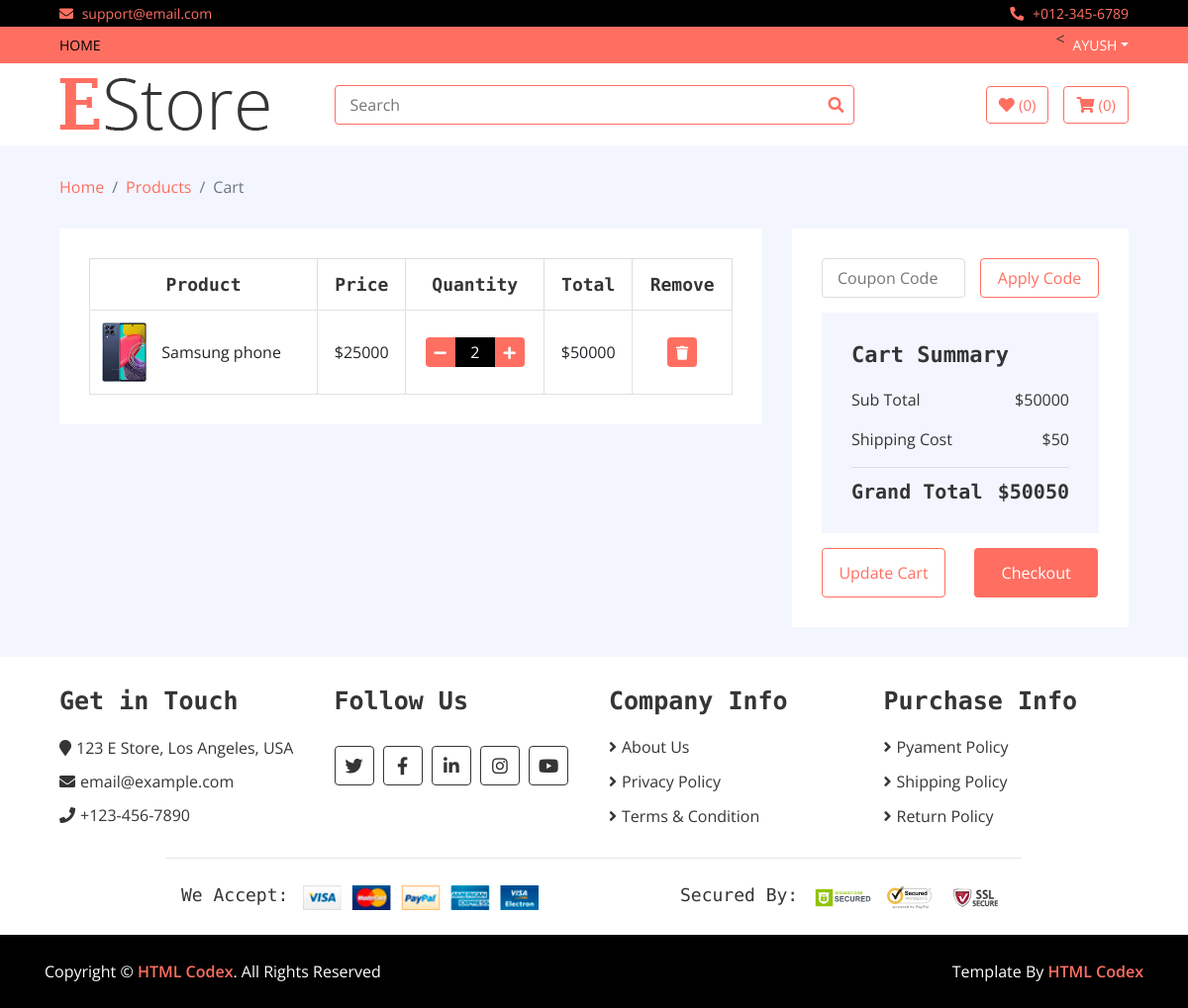
Before: /cart (signed in) with the older database file.
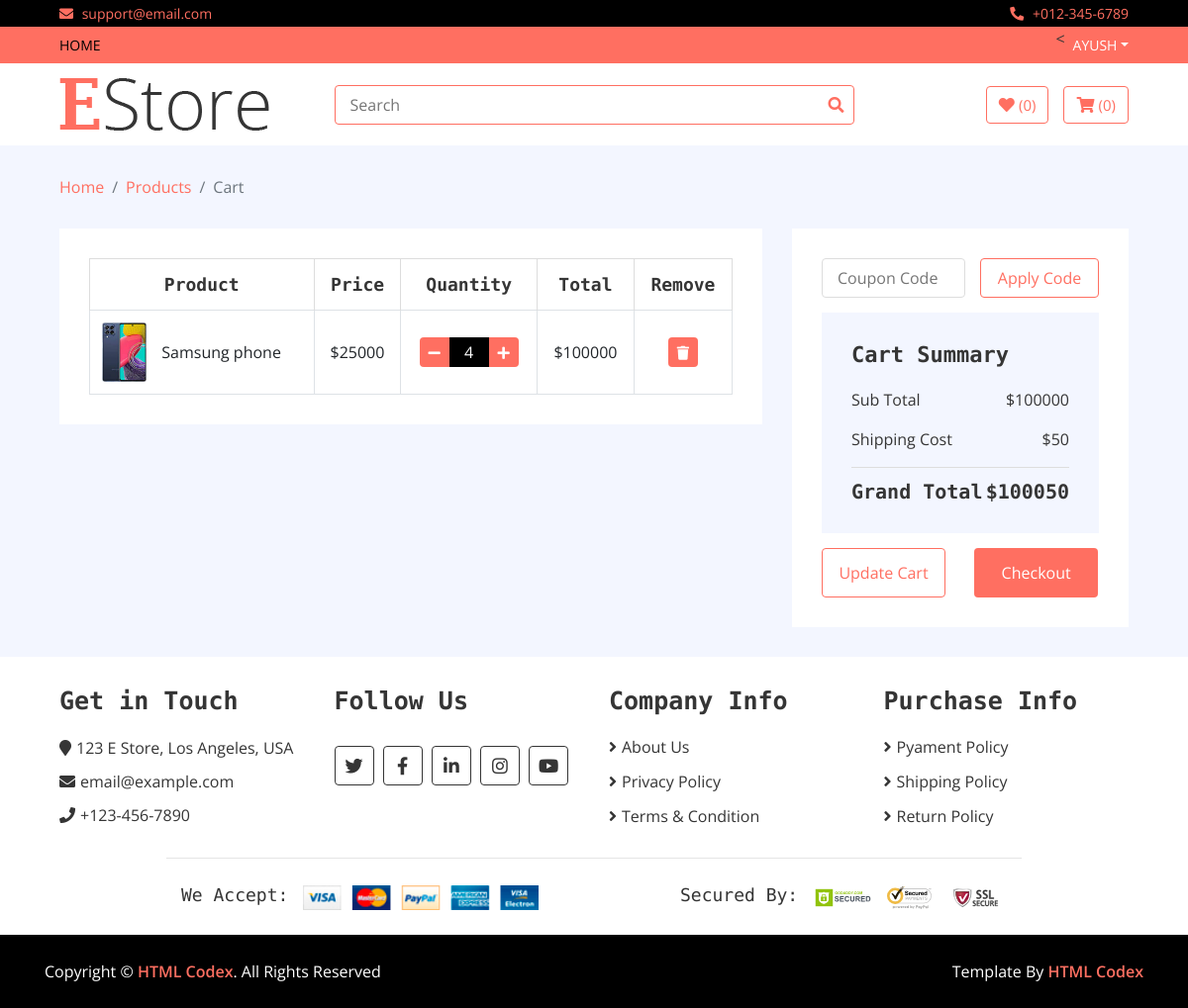
After: the same page with the newer database file.
### home/models.py (models this page shows, shortened)
class Cart(models.Model):
    username = models.CharField(max_length=300)
    slug = models.TextField()
    quantity = models.IntegerField(default=1)
    items = models.ForeignKey(Product,on_delete = models.CASCADE)
    total = models.IntegerField()
    checkout = models.BooleanField(default = False)
    def __str__(self):
        return self.username

class Product(models.Model):
    name = models.CharField(max_length=300)
    price = models.IntegerField()
    discounted_price = models.IntegerField(default = 0)
    image = models.ImageField(upload_to='media')
    category = models.ForeignKey(Category,on_delete=models.CASCADE)
    subcategory = models.ForeignKey(SubCategory, on_delete=models.CASCADE)
    brand = models.ForeignKey(Brand, on_delete=models.CASCADE)
    slug = models.TextField(unique = True)
    description = models.TextField(blank = True)
    specification = models.TextField(blank=True)
    labels = models.CharField(choices=LABELS,max_length=50)
    stock = models.CharField(choices=STOCK,max_length=50)

### home/views.py (the view)
# urls.py: path('cart', CartView.as_view(), name='cart'),
class CartView(Base):
    def get(self,request):
        self.views
        username = request.user.username
        cart_info = Cart.objects.filter(username = username,checkout = False)
        self.views['cart_product'] = cart_info
        all_total = 0
        for i in cart_info:
            print(i)
            all_total = all_total + i.total
        self.views['all_total'] = all_total
        self.views['shipping'] = 50
        self.views['grand_total'] =  all_total + self.views['shipping']
        return render(request,'cart.html',self.views)

### home/templates/cart.html (shortened to what the changed rows need)
{% extends 'base.html' %}
{% load static %}
{% block content %}
        <div class="cart-page">
            <div class="container-fluid">
                <div class="row">
                    <div class="col-lg-8">
                        <div class="cart-page-inner">
                            <div class="table-responsive">
                                <table class="table table-bordered">
                                    <thead class="thead-dark">
                                        <tr>
                                            <th>Product</th>
                                            <th>Price</th>
                                            <th>Quantity</th>
                                            <th>Total</th>
                                            <th>Remove</th>
                                        </tr>
                                    </thead>
                                    <tbody class="align-middle">
                                    {% for cart in cart_product %}
                                        <tr>
                                            <td>
                                                <div class="img">
                                                    <a href="#"><img src="{{cart.items.image.url}}" alt="Image"></a>
                                                    <p>{{cart.items.name}}</p>
                                                </div>
                                            </td>
                                            {% if cart.items.discounted_price > 0 %}
                                            <td>${{cart.items.discounted_price}}</td>
                                            {% else %}
                                            <td>${{cart.items.price}}</td>
                                            {% endif %}
                                            <td>
                                                <div class="qty">
                                                    <a href = "/reduce_cart/{{cart.slug}}"><button class="btn-minus"><i class="fa fa-minus"></i></button></a>
                                                    <input type="text" value="{{cart.quantity}}">
                                                    <a href = "/add_to_cart/{{cart.slug}}"><button class="btn-plus"><i class="fa fa-plus"></i></button></a>
                                                </div>
                                            </td>
                                            <td>${{cart.total}}</td>
                                            <td><a href = "/delete_cart/{{cart.slug}}"><button><i class="fa fa-trash"></i></button></a></td>
                                        </tr>
                                    {% endfor %}
                                    </tbody>
                                </table>
                            </div>
                        </div>
                    </div>
                    <div class="col-lg-4">
                        <div class="cart-page-inner">
                            <div class="row">
                                <div class="col-md-12">
                                    <div class="cart-summary">
                                        <div class="cart-content">
                                            <h1>Cart Summary</h1>
                                            <p>Sub Total<span>${{all_total}}</span></p>
                                            <h2>Grand Total<span>${{grand_total}}</span></h2>
                                        </div>
                                    </div>
                                </div>
                            </div>
                        </div>
                    </div>
                </div>
            </div>
        </div>
{% endblock %}

Changed rows visible on the page:
changed Cart "Samsung phone": quantity "2" → "4"; total "50000" → "100000"
Other visible differences:
{{ all_total }}: "50000" → "100000"
{{ grand_total }}: "50050" → "100050"
